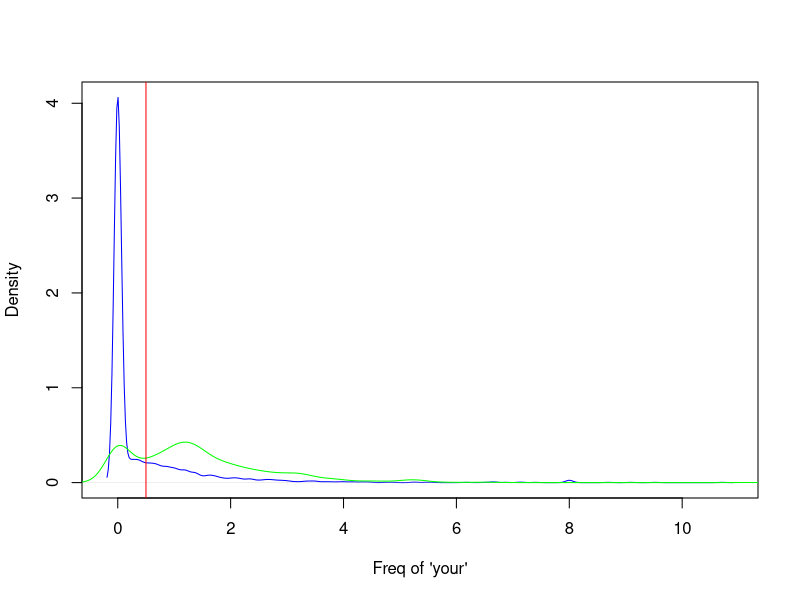

Source code (R):
library(kernlab)
data(spam)
head(spam)

plot(density(spam$your[spam$type=="nonspam"]),
     col = "blue", main = "", xlab= "Freq of 'your'"
     )
lines(density(spam$your[spam$type=="spam"]),col="green")
abline(v=0.5,col="red")

prediction <- ifelse(spam$your > 0.5
                     ,"spam","nonspam")
table(prediction,spam$type)/length(spam$type)
